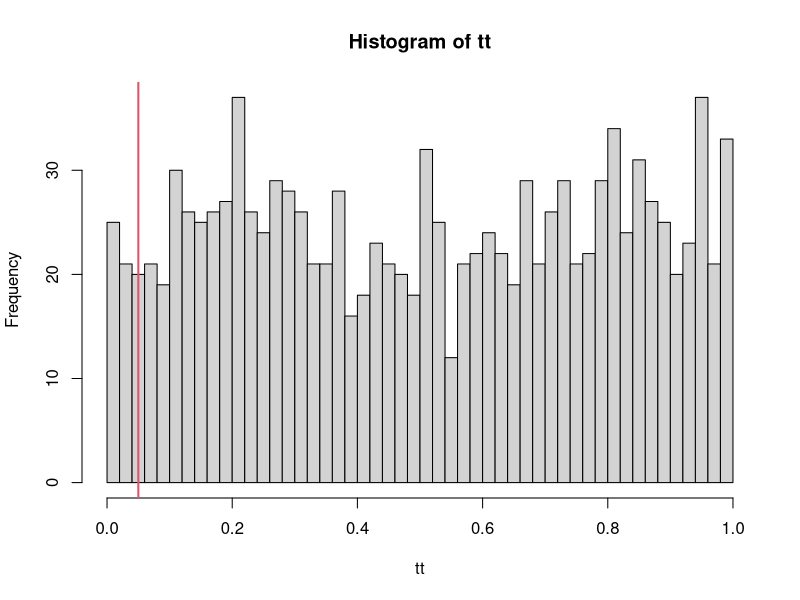
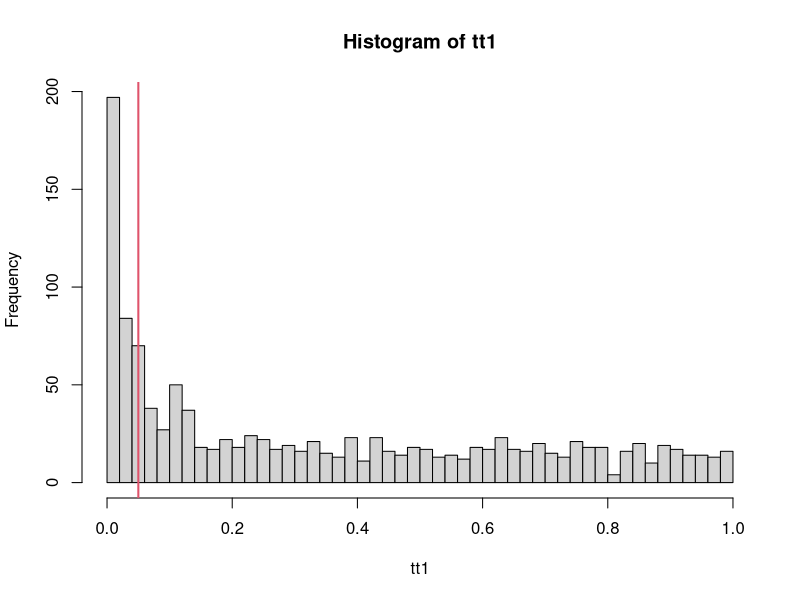
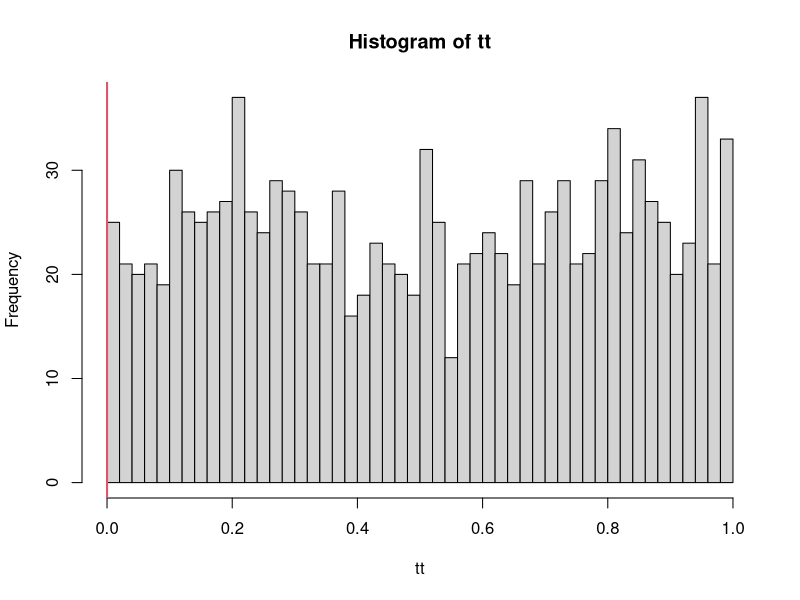
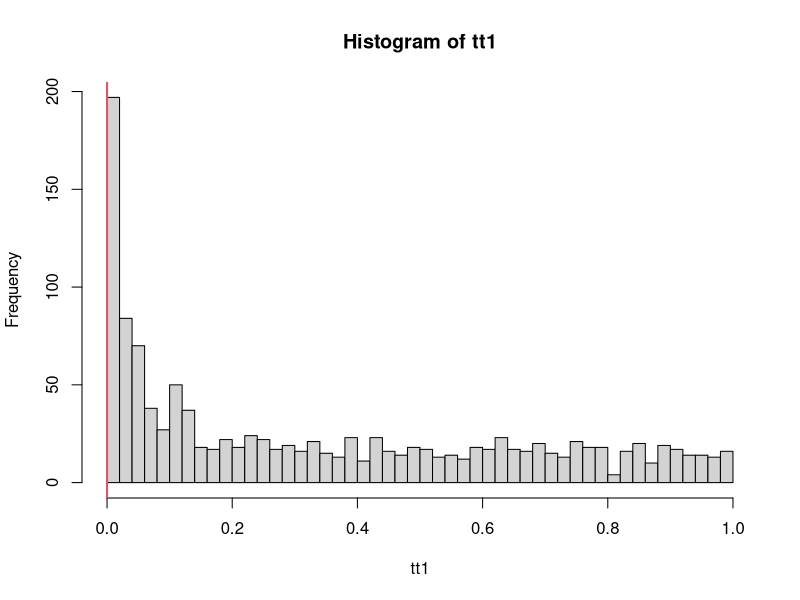
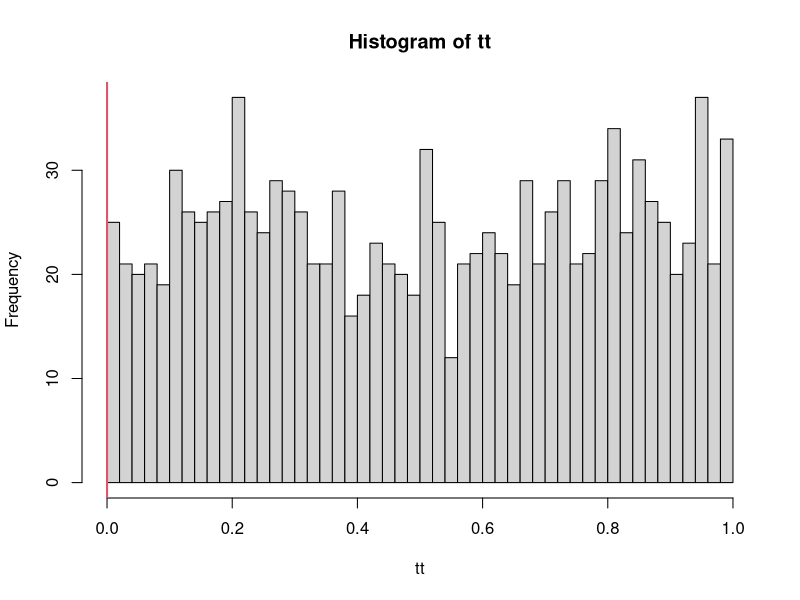
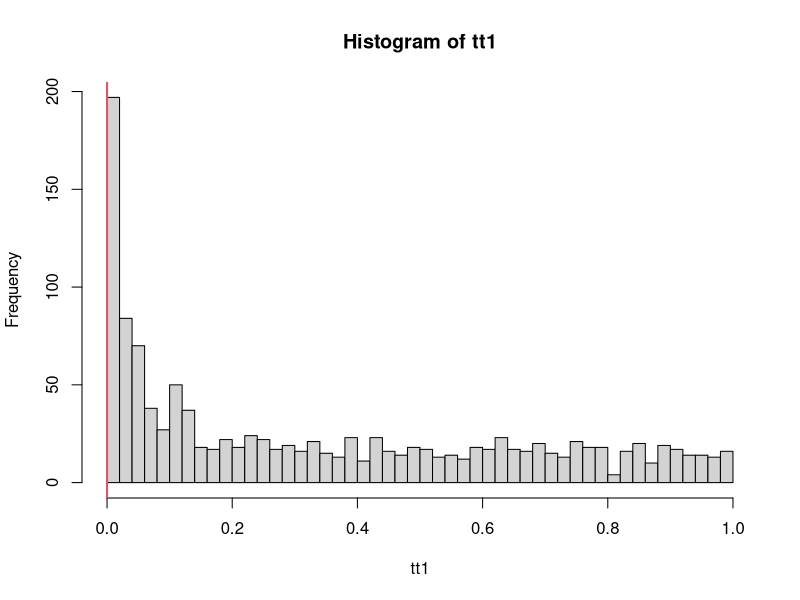

These charts were generated, in order, by the following R code:
################### Simulated Data ############################################
# two datasets:
# 1. rand data from normal dist w/ same mean, std
# 2. rand data from normal dist, half w/ mean 0, half w/ mean 0.25


# Data where all null hypotheses are true
# So No null hypotheses should be rejected
p <- 50
n <- 100
x <- matrix(0, nrow = n, ncol = p)
mu0 <- 0
s0 <- 1
for(j in 1:p) {
  x[,j] <- rnorm(n, mu0, s0)
}

# Data where some of null hypotheses are true
# (p/2)^2 = 625 null hypotheses are false for this data among 
# p*(p-1)/2 = 1225 hypotheses
p <- 50
n <- 100
x1 <- matrix(0, nrow = n, ncol = p)
mu0 <- c(rep(0.25, p/2), rep(0, p/2))
s0 <- 1
for(j in 1:p) {
  x1[,j] <- rnorm(n, mu0[j], s0)
}

# False null hypothesis tests or true alternative hypotheses
tr <- rep(0, p*(p-1)/2)
l <- 0
for(j in 1:(p-1)) {
  for(k in (j+1):p) {
    l <- l + 1
    if((j <= p/2) & (k > p/2)) {
      tr[l] <- 1
    } 
  }
}

################### Individual Tests ############################################

al <- 0.05  # Level of test

# p-values of the p(p-1)/2 = 1225 hypothesis tests
tt <- NULL
tt1 <- NULL
l <- 0
for(j in 1:(p-1)) {
  for(k in (j+1):p) {
    l <- l + 1
    tt[l] <- t.test(x[, j], x[, k])$p.value
    tt1[l] <- t.test(x1[, j], x1[, k])$p.value
  }
}

# ~0.067 of t-tests on "like mean" dataset falsely reject H0

# Histogram of the 1225 hypothesis tests for the first dataset
hist(tt, breaks=50)
abline(v=al, col=2, lwd=2)
rej_t <- (tt <= al)   # which tests are being rejected
sum(rej_t)   # Number of rejected tests
# Note that number of rejected tests should be close to or less than al*p*(p-1)/2

# ~0.23 of t-tets on "diff mean" dataset rejected, but half differ in mean?

# Histogram of the 1225 hypothesis tests for the second dataset
hist(tt1, breaks=50)
abline(v=al, col=2, lwd=2)
rej_t <- (tt1 <= al)   # which tests are being rejected
sum(rej_t)   # Number of rejected tests
# Note that number of rejected tests is close to or less than (p/2)^2

# how many times did we reject H0 for "like mean" data?
# ~0.057 FDR

tr_discov <- tr*rej_t
sum(tr_discov) # Number of true rejections (should be diff, found to be diff)
false_discov <- (1 - tr)*rej_t
sum(false_discov) # Number of false rejections 
fdr <- sum(false_discov)/sum(rej_t)  # False discovery rate
fdr
# Note the large number of false discoveries

################### Bonferroni cutoff ############################################

m <- (p*(p-1)/2)   # Number of tests

# Bonferroni uses very small individual alpha

hist(tt, breaks=50)
abline(v=al/m, col=2, lwd=2)
# which tests are being rejected with Bonferroni cut-off
rej_bon <- (tt <= al/m)  
sum(rej_bon)   # Number of rejected tests with Bonferroni cut-off
# Note that number of rejected tests should be quite small

# only one test from "diff mean" data is rejected

hist(tt1, breaks=50)
abline(v=al/m, col=2, lwd=2)
# which tests are being rejected with Bonferroni cut-off
rej_bon <- (tt1 <= al/m)  
sum(rej_bon)   # Number of rejected tests with Bonferroni cut-off
# Note that number of rejected tests is much less than true number (p/2)^2 = 625

# no false discoveries 

tr_discov <- tr*rej_bon
sum(tr_discov) # Number of true rejections 
false_discov <- (1 - tr)*rej_bon
sum(false_discov) # Number of false rejections 
fdr <- sum(false_discov)/sum(rej_bon)  # False discovery rate
fdr

################### Sidak cutoff ############################################

# Sidak and Bonferroni nearly agree

a_sid <- 1 - (1 - al)^(1/m)
# Comparison between Sidak and Bonferroni cut-off
a_sid
al/m

hist(tt, breaks=50)
abline(v=a_sid, col=2, lwd=2)
# which tests are being rejected with Sidak cut-off
rej_sid <- (tt <= a_sid)  
sum(rej_sid)  # Number of rejected tests with Sidak cut-off
# Note that number of rejected tests should be quite small

hist(tt1, breaks=50)
abline(v=a_sid, col=2, lwd=2)
# which tests are being rejected with Sidak cut-off
rej_sid <- (tt1 <= a_sid)  
sum(rej_sid)  # Number of rejected tests with Sidak cut-off
# Note that number of rejected tests is much less than true number (p/2)^2 = 625

################### Tukey's HSD cutoff ############################################

# Tukey's cutoff shows marginal improvement in true discoveries

data1 <- data.frame(res = as.vector(x), 
                    gr = as.factor(kronecker(1:50, rep(1, 100))))
aov1 <- aov(res ~ gr, data = data1)
Tukey1 <- TukeyHSD(aov1)
# which tests are being rejected with Tukey's HSD cut-off
rej_THSD <- (Tukey1$gr[, 4] <= al)  
sum(rej_THSD)   # Number of rejected tests with Tukey's HSD cut-off
# Note that number of rejected tests should be quite small

data2 <- data.frame(res = as.vector(x1), 
                    gr = as.factor(kronecker(1:50, rep(1, 100))))
aov2 <- aov(res ~ gr, data = data2)
Tukey2 <- TukeyHSD(aov2)
# which tests are being rejected with Tukey's HSD cut-off
rej_THSD <- (Tukey2$gr[, 4] <= al)  
sum(rej_THSD)   # Number of rejected tests with Tukey's HSD cut-off
# Note that number of rejected tests is much less than true number (p/2)^2 = 625
# But slightly higher than Bonferroni cut-off

################### Holm's method ############################################

p.adj.h <- p.adjust(tt, "holm")
# which tests are being rejected with Holm's method
rej_h <- (p.adj.h < al)  
sum(rej_h)  # Number of rejected tests with Holm's method
# Note that number of rejected tests should be quite small

p.adj.h1 <- p.adjust(tt1, "holm")
# which tests are being rejected with Holm's method
rej_h <- (p.adj.h1 < al)  
sum(rej_h)  # Number of rejected tests with Holm's method
# Note that number of rejected tests is much less than true number (p/2)^2 = 625
# But slightly higher than Bonferroni cut-off

################### Benjamini-Hochberg Procedure #################################

# more true rejections, but still nowhere near "diff mean" pop
# FDR is ~0.02, much better than w/ no control

q <- 0.05  # False discovery rate control
p.adj.bh <- p.adjust(tt, "BH")
# which tests are being rejected with Benjamini-Hochberg procedure
rej_bh <- (p.adj.bh < q)  
sum(rej_bh)  # Number of rejected tests with Benjamini-Hochberg procedure
# Note that number of rejected tests should be quite small

p.adj.bh1 <- p.adjust(tt1, "BH")
# which tests are being rejected with Benjamini-Hochberg procedure
rej_bh <- (p.adj.bh1 < q)  
sum(rej_bh)   # Number of rejected tests with Benjamini-Hochberg procedure
# Note that number of rejected tests is higher than previous procedures

tr_discov <- tr*rej_bh
sum(tr_discov) # Number of true rejections with Benjamini-Hochberg procedure
false_discov <- (1 - tr)*rej_bh
sum(false_discov) # Number of false rejections with Benjamini-Hochberg procedure
fdr <- sum(false_discov)/sum(rej_bh)  # False discovery rate
fdr
# Also note that the number of false discoveries are smaller
# And the false discovery rate is controlled
